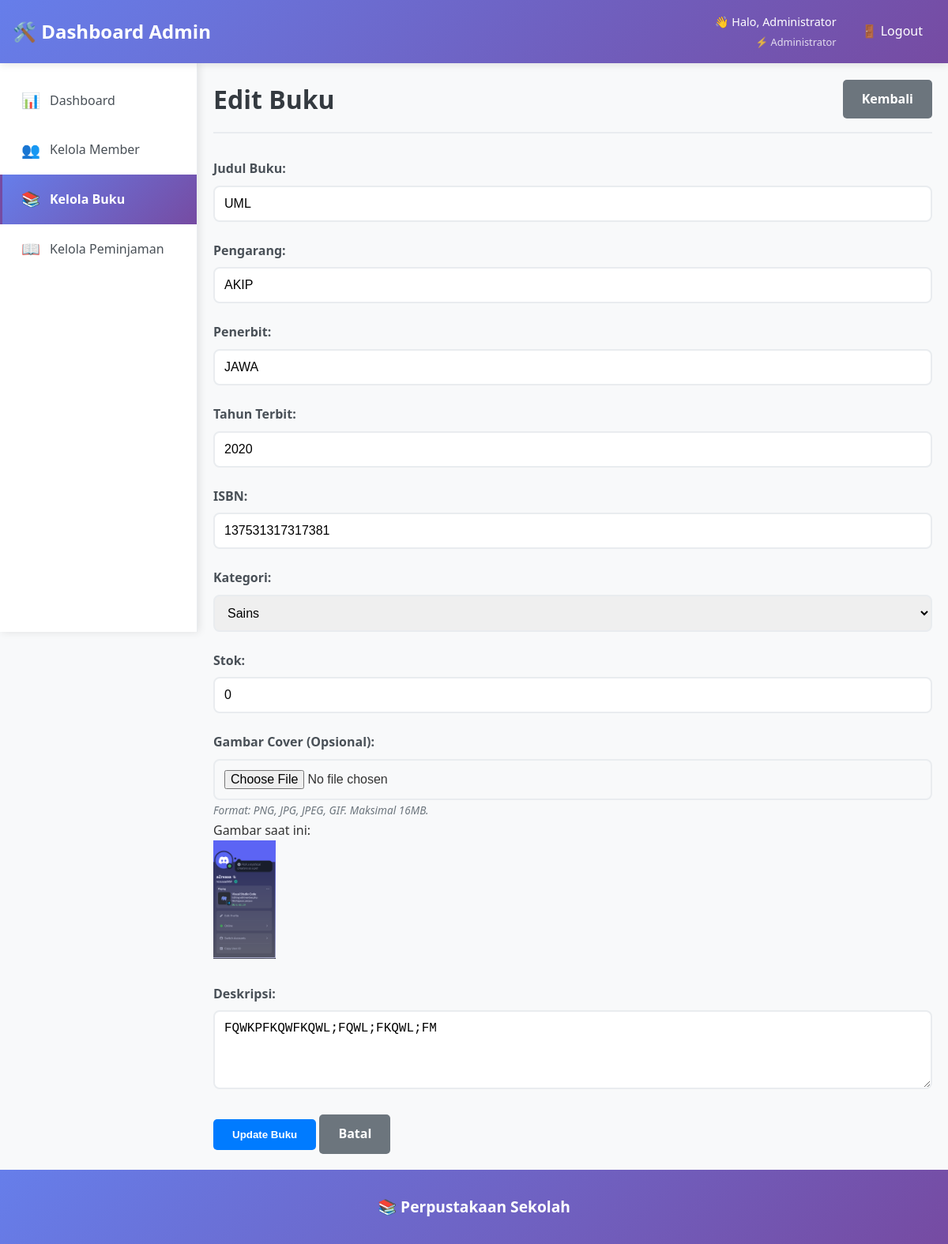
Screenshot of /admin/books/edit/1 (signed in) with the database file from the repository.
### app.py (models this page shows, shortened)
class User(UserMixin, db.Model):
    id = db.Column(db.Integer, primary_key=True)
    username = db.Column(db.String(80), unique=True, nullable=False)
    email = db.Column(db.String(120), unique=True, nullable=False)
    password_hash = db.Column(db.String(120), nullable=False)
    role = db.Column(db.String(20), nullable=False, default='member')  # 'admin' or 'member'
    nama_lengkap = db.Column(db.String(100), nullable=False)
    kelas = db.Column(db.String(20))  # untuk member
    profile_photo = db.Column(db.String(200))  # path to profile photo
    created_at = db.Column(db.DateTime, default=datetime.utcnow)

class Buku(db.Model):
    id = db.Column(db.Integer, primary_key=True)
    judul = db.Column(db.String(200), nullable=False)
    pengarang = db.Column(db.String(100), nullable=False)
    penerbit = db.Column(db.String(100))
    tahun_terbit = db.Column(db.Integer)
    isbn = db.Column(db.String(20), unique=True)
    kategori = db.Column(db.String(50))
    stok = db.Column(db.Integer, default=1)
    deskripsi = db.Column(db.Text)
    gambar = db.Column(db.String(200))  # path to book cover image
    created_at = db.Column(db.DateTime, default=datetime.utcnow)

### app.py (the view, shortened to what this page needs)
@app.route('/admin/books/edit/<int:id>', methods=['GET', 'POST'])
@login_required
def admin_edit_book(id):
    if current_user.role != 'admin':
        flash('Akses ditolak!')
        return redirect(url_for('index'))
    book = Buku.query.get_or_404(id)
    return render_template('admin/edit_book.html', book=book)

### app.py (called while the page is built)
@login_manager.user_loader
def load_user(user_id):
    return User.query.get(int(user_id))

@app.context_processor
def inject_kelas_options():
    return dict(KELAS_OPTIONS=KELAS_OPTIONS)

### templates/admin/edit_book.html (shortened to what this page needs)
{% extends "admin/base.html" %}
{% block content %}
            <div class="content-header">
                <h1>Edit Buku</h1>
                <a href="{{ url_for('admin_books') }}" class="btn btn-secondary">Kembali</a>
            </div>
            <div class="form-container">
                <form method="POST" enctype="multipart/form-data" class="book-form">
                    <div class="form-row">
                        <div class="form-group">
                            <label for="judul">Judul Buku:</label>
                            <input type="text" id="judul" name="judul" value="{{ book.judul }}" required>
                        </div>
                        <div class="form-group">
                            <label for="pengarang">Pengarang:</label>
                            <input type="text" id="pengarang" name="pengarang" value="{{ book.pengarang }}" required>
                        </div>
                    </div>
                    <div class="form-row">
                        <div class="form-group">
                            <label for="penerbit">Penerbit:</label>
                            <input type="text" id="penerbit" name="penerbit" value="{{ book.penerbit }}" required>
                        </div>
                        <div class="form-group">
                            <label for="tahun_terbit">Tahun Terbit:</label>
                            <input type="number" id="tahun_terbit" name="tahun_terbit"
                                   value="{{ book.tahun_terbit }}" min="1900" max="2025" required>
                        </div>
                    </div>
                    <div class="form-row">
                        <div class="form-group">
                            <label for="isbn">ISBN:</label>
                            <input type="text" id="isbn" name="isbn" value="{{ book.isbn }}" required>
                        </div>
                        <div class="form-group">
                            <label for="kategori">Kategori:</label>
                            <select id="kategori" name="kategori" required>
                                <option value="Sains" {% if book.kategori == 'Sains' %}selected{% endif %}>Sains</option>
                            </select>
                        </div>
                    </div>                    <div class="form-row">
                        <div class="form-group">
                            <label for="stok">Stok:</label>
                            <input type="number" id="stok" name="stok" value="{{ book.stok }}" min="0" required>
                        </div>
                        <div class="form-group">
                            <label for="gambar">Gambar Cover (Opsional):</label>
                            <input type="file" id="gambar" name="gambar" accept="image/*">
                            <small class="form-help">Format: PNG, JPG, JPEG, GIF. Maksimal 16MB.</small>
                            {% if book.gambar %}
                                <div class="current-image">
                                    <p>Gambar saat ini:</p>
                                    <img src="{{ url_for('static', filename=book.gambar) }}" alt="Cover {{ book.judul }}" style="max-width: 100px; max-height: 150px;">
                                </div>
                            {% endif %}
                        </div>
                    </div>
                    <div class="form-group">
                        <label for="deskripsi">Deskripsi:</label>
                        <textarea id="deskripsi" name="deskripsi" rows="4"
                                  placeholder="Deskripsi singkat tentang buku...">{{ book.deskripsi or '' }}</textarea>
                    </div>
                    <div class="form-actions">
                        <button type="submit" class="btn btn-primary">Update Buku</button>
                        <a href="{{ url_for('admin_books') }}" class="btn btn-secondary">Batal</a>
                    </div>
                </form>
            </div>        </div>
    </div>
{% endblock %}

### templates/admin/includes/header.html (shortened to what this page needs)
<nav class="navbar">
    <div class="nav-container">
        <div class="nav-left">
            <h2>🛠️ Dashboard Admin</h2>
        </div>
        <div class="nav-links">
            <div class="admin-user-info">
                <span class="admin-greeting">👋 Halo, {{ current_user.nama_lengkap }}</span>
                <span class="admin-role">⚡ Administrator</span>
            </div>
            <a href="{{ url_for('logout') }}" class="logout-btn">🚪 Logout</a>
        </div>
    </div>
</nav>

### static/style.css (style rules this page uses)
* { margin: 0; padding: 0; box-sizing: border-box; }
body { font-family: 'Segoe UI', Tahoma, Geneva, Verdana, sans-serif; line-height: 1.6; color: #333; background-color: #f8f9fa; margin: 0; padding: 0; }
.navbar { position: fixed; top: 0; left: 0; right: 0; z-index: 1000; background: linear-gradient(135deg, #667eea 0%, #764ba2 100%); color: white; padding: 1rem 0; box-shadow: 0 2px 10px rgba(0,0,0,0.1); }
.nav-container { max-width: 1200px; margin: 0 auto; padding: 0 1rem; display: flex; justify-content: space-between; align-items: center; }
.nav-container h2 { font-size: 1.5rem; font-weight: 600; }
.nav-links { display: flex; gap: 1rem; align-items: center; }
.nav-links a { color: white; text-decoration: none; padding: 0.5rem 1rem; border-radius: 5px; transition: background-color 0.3s; }
.btn { display: inline-block; padding: 0.75rem 1.5rem; border: none; border-radius: 5px; text-decoration: none; font-weight: 600; cursor: pointer; transition: all 0.3s ease; text-align: center; }
.btn-primary { background-color: #007bff; color: white; }
.btn-secondary { background-color: #6c757d; color: white; }
.content-header { display: flex; justify-content: space-between; align-items: center; margin-bottom: 2rem; padding-bottom: 1rem; border-bottom: 2px solid #e9ecef; }
.content-header h1 { color: #343a40; font-size: 2rem; font-weight: 700; margin: 0; }
.form-group { margin-bottom: 1.5rem; }
.form-group label { display: block; margin-bottom: 0.5rem; font-weight: 600; color: #495057; }
.form-group input, .form-group select, .form-group textarea { width: 100%; padding: 0.75rem; border: 2px solid #e9ecef; border-radius: 8px; font-size: 1rem; transition: border-color 0.3s ease, box-shadow 0.3s ease; }

### static/admin-dashboard.css (style rules this page uses)
.form-help { font-size: 0.85rem; color: #6c757d; font-style: italic; }
.nav-left { display: flex; align-items: center; gap: 1rem; }
.admin-user-info { display: flex; flex-direction: column; align-items: flex-end; gap: 0.25rem; }
.admin-greeting { font-size: 0.9rem; font-weight: 500; }
.admin-role { font-size: 0.8rem; opacity: 0.8; }

### rows the page displays
User: nama_lengkap "Administrator"
Buku: judul "UML", pengarang "AKIP", penerbit "JAWA", tahun_terbit "2020", isbn "137531317317381", kategori "Sains", stok "0", gambar (picture), deskripsi "FQWKPFKQWFKQWL;FQWL;FKQWL;FM"
